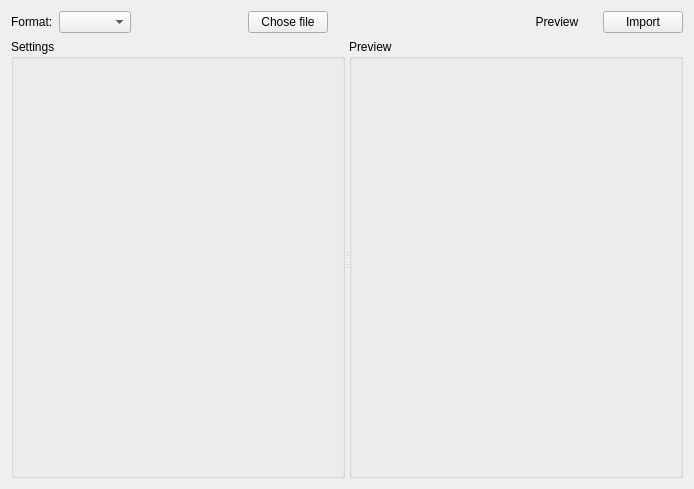
<?xml version="1.0" encoding="UTF-8"?>
<ui version="4.0">
 <class>importer</class>
 <widget class="QWidget" name="importer">
  <property name="geometry">
   <rect>
    <x>0</x>
    <y>0</y>
    <width>694</width>
    <height>489</height>
   </rect>
  </property>
  <property name="windowTitle">
   <string>Import</string>
  </property>
  <layout class="QVBoxLayout" name="verticalLayout">
   <item>
    <layout class="QHBoxLayout" name="horizontalLayout">
     <item>
      <widget class="QLabel" name="label">
       <property name="text">
        <string>Format:</string>
       </property>
      </widget>
     </item>
     <item>
      <widget class="QComboBox" name="cmbImporters"/>
     </item>
     <item>
      <spacer name="horizontalSpacer_2">
       <property name="orientation">
        <enum>Qt::Horizontal</enum>
       </property>
       <property name="sizeHint" stdset="0">
        <size>
         <width>40</width>
         <height>20</height>
        </size>
       </property>
      </spacer>
     </item>
     <item>
      <widget class="QPushButton" name="btnChoseFile">
       <property name="text">
        <string>Chose file</string>
       </property>
       <property name="icon">
        <iconset theme="document-import">
         <normaloff>../../../../../../../../../../.designer/backup</normaloff>../../../../../../../../../../.designer/backup</iconset>
       </property>
      </widget>
     </item>
     <item>
      <widget class="QLabel" name="lblIcon">
       <property name="text">
        <string/>
       </property>
      </widget>
     </item>
     <item>
      <widget class="QLabel" name="lblFileName">
       <property name="font">
        <font>
         <weight>75</weight>
         <bold>true</bold>
        </font>
       </property>
       <property name="text">
        <string/>
       </property>
      </widget>
     </item>
     <item>
      <widget class="QPushButton" name="btnClearFileName">
       <property name="toolTip">
        <string>Clear file</string>
       </property>
       <property name="text">
        <string/>
       </property>
       <property name="icon">
        <iconset theme="edit-clear">
         <normaloff>../../../../../../../../../../.designer/backup</normaloff>../../../../../../../../../../.designer/backup</iconset>
       </property>
       <property name="flat">
        <bool>true</bool>
       </property>
      </widget>
     </item>
     <item>
      <spacer name="horizontalSpacer">
       <property name="orientation">
        <enum>Qt::Horizontal</enum>
       </property>
       <property name="sizeHint" stdset="0">
        <size>
         <width>40</width>
         <height>20</height>
        </size>
       </property>
      </spacer>
     </item>
     <item>
      <widget class="QPushButton" name="btnPreview">
       <property name="text">
        <string>Preview</string>
       </property>
       <property name="icon">
        <iconset theme="document-print-preview">
         <normaloff>../../../../../../../../../../.designer/backup</normaloff>../../../../../../../../../../.designer/backup</iconset>
       </property>
       <property name="flat">
        <bool>true</bool>
       </property>
      </widget>
     </item>
     <item>
      <widget class="QPushButton" name="btnImport">
       <property name="text">
        <string>Import</string>
       </property>
       <property name="icon">
        <iconset theme="document-import"/>
       </property>
      </widget>
     </item>
    </layout>
   </item>
   <item>
    <widget class="QSplitter" name="splitter">
     <property name="orientation">
      <enum>Qt::Horizontal</enum>
     </property>
     <widget class="QGroupBox" name="grpSettings">
      <property name="title">
       <string>Settings</string>
      </property>
      <layout class="QVBoxLayout" name="verticalLayout_3">
       <property name="spacing">
        <number>0</number>
       </property>
       <property name="leftMargin">
        <number>0</number>
       </property>
       <property name="topMargin">
        <number>0</number>
       </property>
       <property name="rightMargin">
        <number>0</number>
       </property>
       <property name="bottomMargin">
        <number>0</number>
       </property>
      </layout>
     </widget>
     <widget class="QGroupBox" name="grpPreview">
      <property name="title">
       <string>Preview</string>
      </property>
      <layout class="QVBoxLayout" name="verticalLayout_2">
       <property name="spacing">
        <number>0</number>
       </property>
       <property name="leftMargin">
        <number>0</number>
       </property>
       <property name="topMargin">
        <number>0</number>
       </property>
       <property name="rightMargin">
        <number>0</number>
       </property>
       <property name="bottomMargin">
        <number>0</number>
       </property>
       <item>
        <widget class="QSplitter" name="splitter_2">
         <property name="orientation">
          <enum>Qt::Horizontal</enum>
         </property>
        </widget>
       </item>
      </layout>
     </widget>
    </widget>
   </item>
  </layout>
 </widget>
 <resources/>
 <connections/>
</ui>
